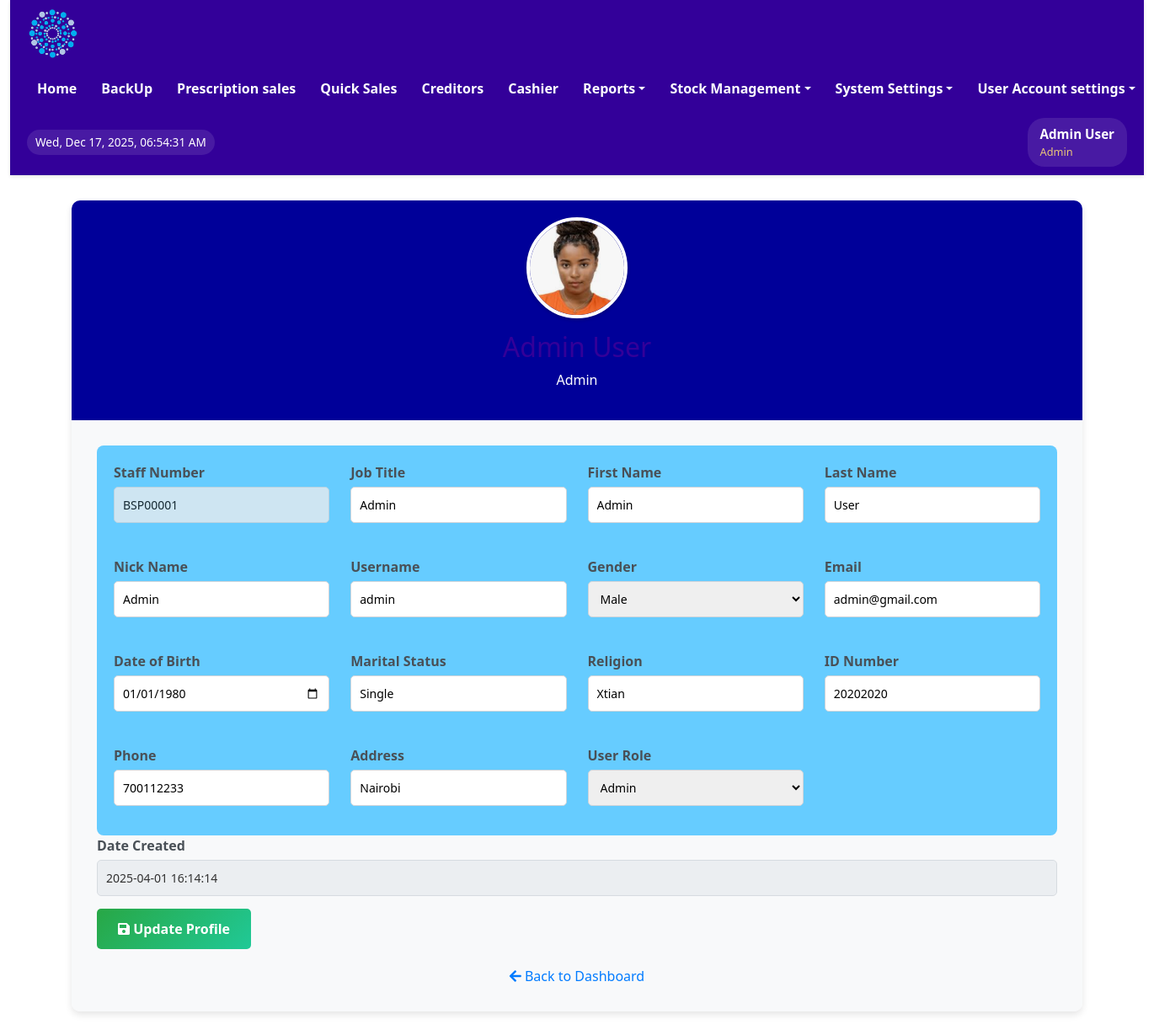
Page /login/profile.php (signed in) on the committed database.
### tables this page shows
CREATE TABLE IF NOT EXISTS `users` (
  `user_id` int NOT NULL AUTO_INCREMENT,
  `first_name` varchar(100) NOT NULL,
  `last_name` varchar(100) NOT NULL,
  `email` varchar(100) NOT NULL,
  `password` varchar(100) DEFAULT NULL,
  `username` varchar(100) DEFAULT NULL,
  `sex` varchar(50) NOT NULL,
  `mobile` int NOT NULL,
  `userrole` varchar(100) NOT NULL,
  `staff_number` varchar(50) NOT NULL,
  `date_created` datetime DEFAULT CURRENT_TIMESTAMP,
  PRIMARY KEY (`user_id`),
  UNIQUE KEY `email` (`email`),
  UNIQUE KEY `mobile` (`mobile`),
  UNIQUE KEY `staff_number` (`staff_number`)
);

CREATE TABLE IF NOT EXISTS `staff` (
  `staff_id` int NOT NULL AUTO_INCREMENT,
  `date_of_joining` date NOT NULL,
  `job_title` varchar(50) NOT NULL,
  `first_name` varchar(50) NOT NULL,
  `last_name` varchar(50) NOT NULL,
  `nick_name` varchar(50) DEFAULT NULL,
  `sex` varchar(50) NOT NULL,
  `email` varchar(255) NOT NULL,
  `dob` date DEFAULT NULL,
  `marital_status` varchar(50) DEFAULT NULL,
  `religion` varchar(50) NOT NULL,
  `id_number` int DEFAULT NULL,
  `phone` int DEFAULT NULL,
  `address` text,
  `current_status` varchar(50) NOT NULL,
  `staff_number` varchar(50) NOT NULL,
  `photo` text,
  `created_date` datetime DEFAULT CURRENT_TIMESTAMP,
  PRIMARY KEY (`staff_id`),
  UNIQUE KEY `email` (`email`)
);

### login/profile.php (the view, shortened to what this page needs)
<?php
include '../includes/config.php';
include '../includes/header.php';
$user = [];
if (isset($_GET['user_id'])) {
    $user_id = (int)$_GET['user_id'];
    if ($_SESSION['userrole'] != 'Admin' && $_SESSION['user_id'] != $user_id) {
        header("Location: ../index.php?error=access_denied");
        exit();
    }
    $sql = "SELECT u.user_id, u.username, u.userrole, u.date_created,
                   s.staff_id, s.staff_number, s.job_title, s.first_name, s.last_name,
                   s.nick_name, s.sex, s.email, s.dob, s.marital_status, s.religion,
                   s.id_number, s.phone, s.address, s.photo
            FROM users u
            INNER JOIN staff s ON u.staff_number = s.staff_number
            WHERE u.user_id = ?";
    $stmt = $conn->prepare($sql);
    if ($stmt) {
        $stmt->bind_param('i', $user_id);
        $stmt->execute();
        $result = $stmt->get_result();
        if ($result->num_rows > 0) {
            $user = $result->fetch_assoc();
        } else {
            header("Location: userslist.php?error=user_not_found");
            exit();
        }
        $stmt->close();
    } else {
        die("SQL error: " . $conn->error);
    }
} else {
    $user_id = $_SESSION['user_id'];
    $sql = "SELECT u.user_id, u.username, u.userrole, u.date_created,
                   s.staff_id, s.staff_number, s.job_title, s.first_name, s.last_name,
                   s.nick_name, s.sex, s.email, s.dob, s.marital_status, s.religion,
                   s.id_number, s.phone, s.address, s.photo
            FROM users u
            INNER JOIN staff s ON u.staff_number = s.staff_number
            WHERE u.user_id = ?";
    $stmt = $conn->prepare($sql);
    if ($stmt) {
        $stmt->bind_param('i', $user_id);
        $stmt->execute();
        $result = $stmt->get_result();
        $user = $result->fetch_assoc();
    } else {
        die("SQL error: " . $conn->error);
    }
}
function safeOutput($value) {
    return htmlspecialchars($value ?? '', ENT_QUOTES, 'UTF-8');
}
?>
<!DOCTYPE html>
<html lang="en">
<head>
    <link rel="stylesheet" href="../assets/css/bootstrap.min.css" type="text/css">
    <link rel="stylesheet" href="https://cdnjs.cloudflare.com/ajax/libs/font-awesome/5.15.4/css/all.min.css">
</head>
<body>
    <div class="main-content">
        <?php if (!empty($user)): ?>
            <div class="profile-card">
                <div class="profile-header">
                    <img src="<?= safeOutput($user['photo'] ?? '../photos/BSP00001.PNG'); ?>" alt="Profile Photo" class="profile-photo">
                    <h2><?= safeOutput($user['first_name']) . ' ' . safeOutput($user['last_name']); ?></h2>
                    <p><?= safeOutput($user['userrole']); ?></p>
                </div>
                <div class="profile-body">
                    <form method="POST" action="">
                        <div class="form-grid">
                            <div class="form-group">
                                <label for="staff_number">Staff Number</label>
                                <input type="text" id="staff_number_display" value="<?= safeOutput($user['staff_number']); ?>" readonly>
                            </div>
                            <div class="form-group">
                                <label for="job_title">Job Title</label>
                                <input type="text" id="job_title" name="job_title" value="<?= safeOutput($user['job_title']); ?>" required>
                            </div>
                            <div class="form-group">
                                <label for="first_name">First Name</label>
                                <input type="text" id="first_name" name="first_name" value="<?= safeOutput($user['first_name']); ?>" required>
                            </div>
                            <div class="form-group">
                                <label for="last_name">Last Name</label>
                                <input type="text" id="last_name" name="last_name" value="<?= safeOutput($user['last_name']); ?>" required>
                            </div>
                            <div class="form-group">
                                <label for="nick_name">Nick Name</label>
                                <input type="text" id="nick_name" name="nick_name" value="<?= safeOutput($user['nick_name']); ?>">
                            </div>
                            <div class="form-group">
                                <label for="username">Username</label>
                                <input type="text" id="username" name="username" value="<?= safeOutput($user['username']); ?>" required>
                            </div>
                            <div class="form-group">
                                <label for="sex">Gender</label>
                                <select id="sex" name="sex" required>
                                    <option value="Male" <?= ($user['sex'] ?? '') == 'Male' ? 'selected' : ''; ?>>Male</option>
                                </select>
                            </div>
                            <div class="form-group">
                                <label for="email">Email</label>
                                <input type="email" id="email" name="email" value="<?= safeOutput($user['email']); ?>" required>
                            </div>
                            <div class="form-group">
                                <label for="dob">Date of Birth</label>
                                <input type="date" id="dob" name="dob" value="<?= safeOutput($user['dob']); ?>">
                            </div>
                            <div class="form-group">
                                <label for="marital_status">Marital Status</label>
                                <input type="text" id="marital_status" name="marital_status" value="<?= safeOutput($user['marital_status']); ?>">
                            </div>
                            <div class="form-group">
                                <label for="religion">Religion</label>
                                <input type="text" id="religion" name="religion" value="<?= safeOutput($user['religion']); ?>">
                            </div>
                            <div class="form-group">
                                <label for="id_number">ID Number</label>
                                <input type="text" id="id_number" name="id_number" value="<?= safeOutput($user['id_number']); ?>">
                            </div>
                            <div class="form-group">
                                <label for="phone">Phone</label>
                                <input type="text" id="phone" name="phone" value="<?= safeOutput($user['phone']); ?>">
                            </div>
                            <div class="form-group">
                                <label for="address">Address</label>
                                <input type="text" id="address" name="address" value="<?= safeOutput($user['address']); ?>">
                            </div>
                            <?php if ($_SESSION['userrole'] == 'Admin'): ?>
                                <div class="form-group">
                                    <label for="userrole">User Role</label>
                                    <select id="userrole" name="userrole" required>
                                        <option value="Admin" <?= ($user['userrole'] ?? '') == 'Admin' ? 'selected' : ''; ?>>Admin</option>
                                    </select>
                                </div>
                            <?php else: ?>
                                <input type="hidden" name="userrole" value="<?= safeOutput($user['userrole']); ?>">
                            <?php endif; ?>
                        </div>
                        <div class="form-group">
                            <label>Date Created</label>
                            <input type="text" value="<?= safeOutput($user['date_created']); ?>" readonly>
                        </div>
                        <button type="submit" name="submit" class="btn-custom"><i class="fas fa-save"></i> Update Profile</button>
                    </form>
                    <a href="../sales/orders.php" class="back-link"><i class="fas fa-arrow-left"></i> Back to Dashboard</a>
                </div>
            </div>
        <?php else: ?>
            <div class="alert alert-warning text-center" role="alert">
                User not found. <a href="?debug=1">Enable debug</a>
            </div>
        <?php endif; ?>
    </div>
</body>
</html>

### includes/header.php (shortened to what this page needs)
<?php
include('config.php');
$userDetails = [
    'user_id' => $_SESSION['user_id'] ?? null,
    'username' => 'Guest',
    'full_name' => 'Guest User',
    'first_name' => 'Guest',
    'last_name' => 'User',
    'email' => '',
    'mobile' => '',
    'userrole' => $_SESSION['userrole'],
    'staff_number' => '',
    'sex' => ''
];
if ($userDetails['user_id']) {
    $stmt = $conn->prepare("SELECT
                user_id, first_name, last_name, email, username,
                sex, mobile, userrole, staff_number
            FROM users
            WHERE user_id = ?");
    $stmt->bind_param("i", $userDetails['user_id']);
    $stmt->execute();
    $result = $stmt->get_result();
    if ($result->num_rows > 0) {
        $dbData = $result->fetch_assoc();
        $userDetails = array_merge($userDetails, [
            'username' => htmlspecialchars($dbData['username']),
            'full_name' => htmlspecialchars($dbData['first_name'] . ' ' . $dbData['last_name']),
            'first_name' => htmlspecialchars($dbData['first_name']),
            'last_name' => htmlspecialchars($dbData['last_name']),
            'email' => htmlspecialchars($dbData['email']),
            'mobile' => htmlspecialchars($dbData['mobile']),
            'sex' => htmlspecialchars($dbData['sex']),
            'staff_number' => htmlspecialchars($dbData['staff_number']),
            'userrole' => htmlspecialchars($dbData['userrole'])
        ]);
    }
}
$userrole = $userDetails['userrole'];
$full_name = $userDetails['full_name'];
?>
<!DOCTYPE html>
<html lang="en">
<head>
    <link rel="stylesheet" href="../assets/css/bootstrap.min.css" type="text/css">
</head>
<body>
    <div class="container-fluid">
        <div class="main-header">
            <div class="header-content">
                <div class="logo-container">
                    <img src="../assets/images/Logo-round-nobg-2.png" alt="Pharmacy Logo">
                </div>
                <nav class="main-nav">
                    <ul class="nav-list">
                        <?php if (in_array($userrole, ['Admin', 'Supervisor', 'Manager'])) : ?>
                            <li class="nav-item"><a href="../dashboard/admin_dashboard.php" class="nav-link">Home</a></li>
                            <li class="nav-item"><a href="../Backup/backup.php" class="nav-link">BackUp</a></li>
                            <li class="nav-item"><a href="../sales/orders.php" class="nav-link">Prescription sales</a></li>
                            <li class="nav-item"><a href="../sales/direct_orders.php" class="nav-link">Quick Sales</a></li>
                            <li class="nav-item"><a href="../views/view_credit_sales.php" class="nav-link">Creditors</a></li>
                            <li class="nav-item"><a href="../sales/view_order.php" class="nav-link">Cashier</a></li>
                        <?php endif; ?>
                        <?php if (in_array($userrole, ['Admin', 'Supervisor', 'Manager'])) : ?>
                        <li class="dropdown">
                            <a href="#" class="dropdown-toggle">Reports</a>
                        </li>
                        <?php endif; ?>
                        <?php if (in_array($userrole, ['Admin', 'Supervisor', 'Manager', 'Cashier'])) : ?>
                        <li class="dropdown">
                            <a href="#" class="dropdown-toggle">Stock Management</a>
                        </li>
                        <?php endif; ?>
                        <?php if (in_array($userrole, ['Admin'])) : ?>
                        <li class="dropdown">
                            <a href="#" class="dropdown-toggle">System Settings</a>
                        </li>
                        <?php endif; ?>
                        <?php if (in_array($userrole, ['Admin', 'Supervisor', 'Manager', 'Cashier', 'Cleaner', 'Security', 'Pharmtech'])) : ?>
                        <li class="dropdown user-menu">
                            <a href="#" class="dropdown-toggle">User Account settings</a>
                        </li>
                        <?php endif; ?>
                    </ul>
                </nav>
                <div id="date-time" class="date-time-display"></div>
                <div class="user-info-header">
                    <div class="user-details">
                        <span class="user-name"><?php echo htmlspecialchars($full_name); ?></span>
                        <span class="user-role"><?php echo htmlspecialchars($userrole); ?></span>
                    </div>
                </div>
            </div>
        </div>
</body>
</html>

### rows in the picture
users: userrole "Admin", staff.photo (picture), staff_number "BSP00001", job_title "Admin", first_name "Admin", last_name "User", nick_name "Admin", username "admin", email "admin@gmail.com", dob "01/01/1980", marital_status "Single", religion "Xtian", id_number "20202020", phone "700112233", address "Nairobi", date_created "2025-04-01 16:14:14"
staff: sex "Male"

### other values in the picture
$full_name "Admin User"
